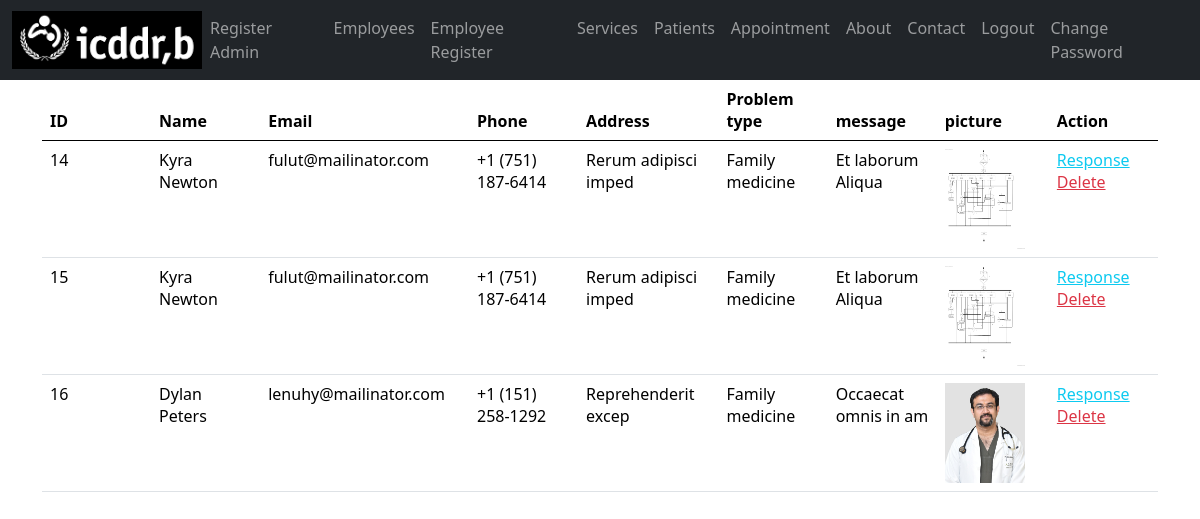
Page /intern/intern-task1/patient.php (signed in) on the committed database.
### tables this page shows
CREATE TABLE `guest` (
  `id` int(255) NOT NULL,
  `fullname` varchar(255) NOT NULL,
  `email` varchar(255) NOT NULL,
  `address` varchar(255) NOT NULL,
  `phone` varchar(255) NOT NULL,
  `ptype` varchar(255) NOT NULL,
  `file` varchar(255) NOT NULL,
  `message` varchar(255) NOT NULL,
  `response` varchar(255) DEFAULT NULL
);

### intern/intern-task1/init.php (called while the page is built, shortened)
<?php
$source = new source;
?>

### classes/source.php (called while the page is built, shortened)
<?php
class source extends db{
    public $Query;
    public function Query($query,$param = []){
        if(empty($param)){
            $this->Query = $this->db->prepare($query);
            return $this->Query->execute();
        }else{
            $this->Query = $this->db->prepare($query);
            return $this->Query->execute($param);
        }
    }
    public function CountRows(){
        return $this->Query->rowCount();
    }
    public function FetchAll(){
        return $this->Query->FetchAll(PDO::FETCH_OBJ);
    }
}
?>

### classes/db.php (called while the page is built, shortened)
<?php
class db{
    private $host = "localhost";
    private $username = "root";
    private $password = "";
    private $database = "intern";
    public function __construct(){
        try{
            $this->db = new PDO("mysql:hsot=".$this->host.";dbname=".$this->database,
            $this->username,$this->password);
        }catch(PDOException $e){
            echo "Connection problem : ".$e->getMessage();
        }
    }
}
?>

### intern/intern-task1/patient.php (the view, shortened to what this page needs)
<?php
include "init.php";
?>
<html>
<head>
    <link href="https://cdn.jsdelivr.net/npm/bootstrap@5.0.2/dist/css/bootstrap.min.css" rel="stylesheet">
    <link rel="stylesheet" href="style/css_responsive.css">
</head>
<body>
    <?php
    include 'splitfile/navbar.php';
    ?>
    <div class="container-fluid">
        <div class="container">
            <table class="table table-hover">
                <thead>
                    <tr>
                        <th class="col-1">ID</th>
                        <th class="col-1">Name</th>
                        <th class="col-1">Email</th>
                        <th class="col-1">Phone</th>
                        <th class="col-1">Address</th>
                        <th class="col-1">Problem type</th>
                        <th class="col-1">message</th>
                        <th class="col-1">picture</th>
                        <th class="col-1">Action</th>
                    </tr>
                </thead>
                <tbody>
                    <?php
                    $query = $source->Query("SELECT * FROM guest");
                    $details = $source->FetchAll();
                    $numrow = $source->CountRows();
                    if ($numrow > 0) {
                        foreach ($details as $row) :
                    ?>
                            <tr>
                                <td><?php echo $row->id; ?></td>
                                <td><?php echo $row->fullname; ?></td>
                                <td><?php echo $row->email; ?></td>
                                <td><?php echo $row->phone; ?></td>
                                <td><?php echo $row->address; ?></td>
                                <td><?php echo $row->ptype; ?></td>
                                <td><?php echo $row->message; ?></td>
                                <td><img src="Uploads/<?php echo $row->file; ?>" height=100px width=80px></td>
                                <?php echo "<td>
                 <a href='response.php?id=" . $row->id . "' class='.btn-sm btn-outline-info mr-2'>Response</a>"."  "."<a href='deleteguest.php?deleteuser=" . $row->id . "' class='.btn-sm btn-outline-danger mr-2'>Delete</a> </td>
                </tr>"; ?>
                        <?php
                        endforeach;
                    }
                        ?>
                </tbody>
            </table>
        </div>
    </div>
</body>
</html>

### style/css_responsive.css (style rules this page uses)
* { box-sizing: border-box; margin: 0; padding: 0; }

### rows in the picture
guest: id "14", fullname "Kyra Newton", email "fulut@mailinator.com", phone "+1 (751) 187-6414", address "Rerum adipisci imped", ptype "Family medicine", message "Et laborum Aliqua", file (picture)
guest: id "15", fullname "Kyra Newton", email "fulut@mailinator.com", phone "+1 (751) 187-6414", address "Rerum adipisci imped", ptype "Family medicine", message "Et laborum Aliqua", file (picture)
guest: id "16", fullname "Dylan Peters", email "lenuhy@mailinator.com", phone "+1 (151) 258-1292", address "Reprehenderit excep", ptype "Family medicine", message "Occaecat omnis in am", file (picture)
